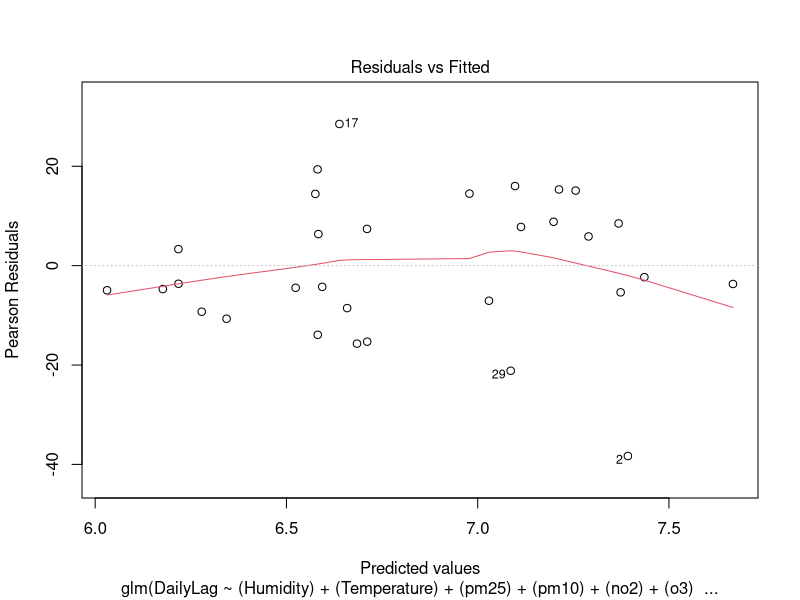
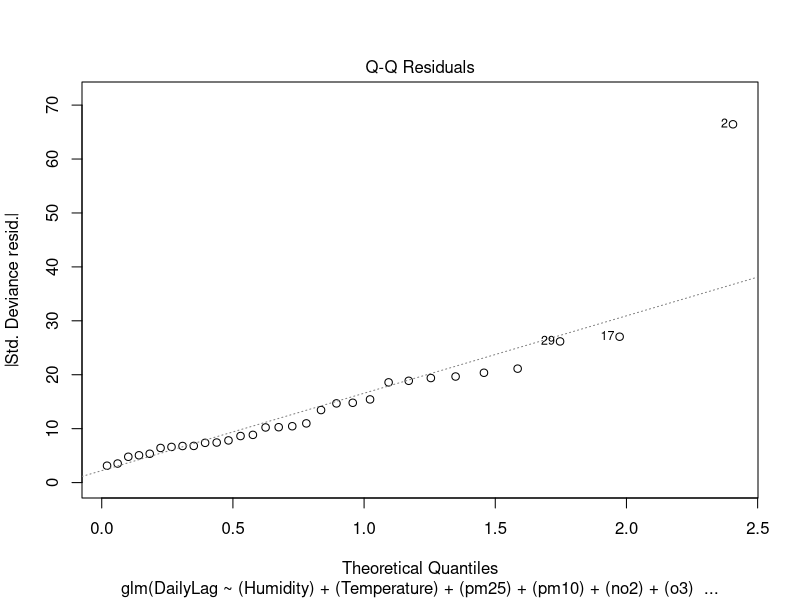
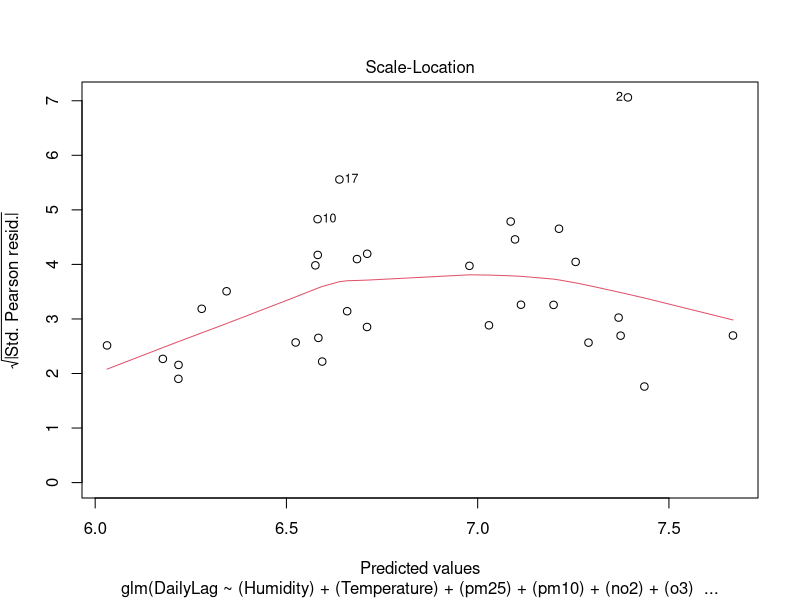
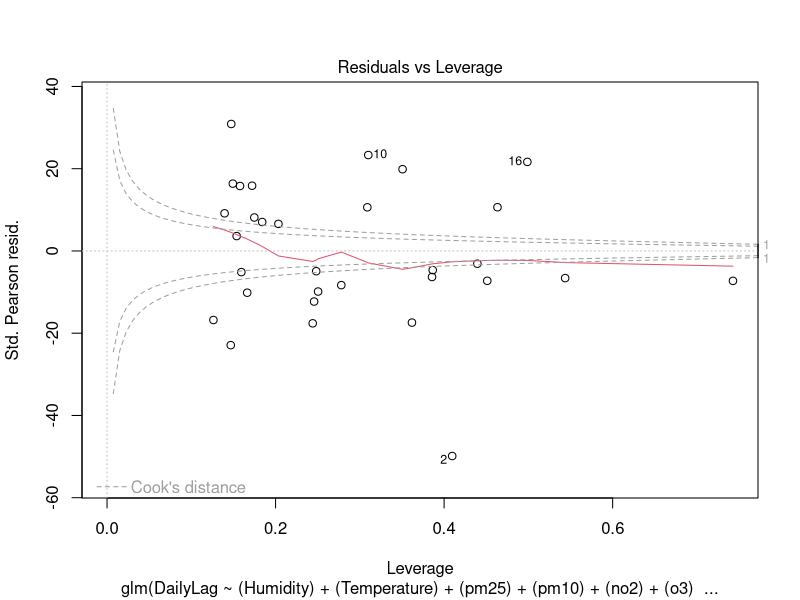

Reproduce these figures in R, in order.
## ---- chunk 1
wuhan_full <- read.csv("wuhan_full3_cut.csv")
wuhan_full <- na.omit(wuhan_full)
require(mgcv)
infections.gam <- glm(DailyLag ~ (Humidity) + (Temperature) + (pm25) + (pm10) + (no2) + (o3) + (so2) + (co), family=poisson, data=wuhan_full)
## ---- chunk 2
plot(infections.gam)
summary(infections.gam)
## ---- chunk 3
for (i in 2:9) {
CI_lower <- coefficients(infections.gam)[i] - 1.96*summary(infections.gam)$coefficients[i,2]
CI_upper <- coefficients(infections.gam)[i] + 1.96*summary(infections.gam)$coefficients[i,2]
print(exp(CI_upper))
print(exp(CI_lower))
}

